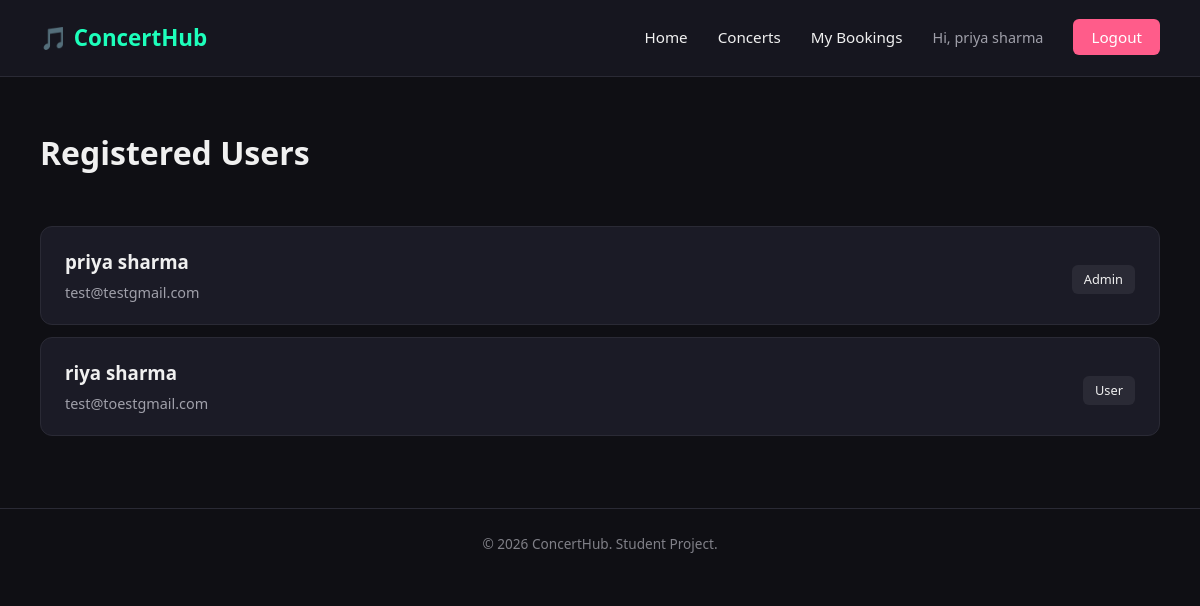
Page /admin/users (signed in) on the committed database.
### tables this page shows
CREATE TABLE users (
        id INTEGER PRIMARY KEY AUTOINCREMENT,
        name TEXT NOT NULL,
        email TEXT NOT NULL UNIQUE,
        password TEXT NOT NULL,
        role TEXT NOT NULL DEFAULT 'user'
    );

### app.py (the view)
@app.route('/admin/users')
@admin_required
def admin_users():
    connection = get_db_connection()
    users = connection.execute('SELECT id, name, email, role FROM users ORDER BY id').fetchall()
    connection.close()
    return render_template('admin-users.html', users=users)

### app.py (called while the page is built)
def get_db_connection():
    connection = sqlite3.connect('database/database.db')
    connection.row_factory = sqlite3.Row  # lets us access columns by name, not just by position
    return connection

def is_admin():
    return session.get('user_role') == 'admin'

def admin_required(f):
    @wraps(f)
    def decorated_function(*args, **kwargs):
        if 'user_id' not in session:
            return redirect(url_for('login'))
        if not is_admin():
            return "You do not have permission to access this page.", 403
        return f(*args, **kwargs)
    return decorated_function

### templates/admin-users.html (shortened to what this page needs)
{% extends "base.html" %}
{% block content %}
    <section class="page-header">
        <h1>Registered Users</h1>
    </section>
    <section class="admin-concert-list">
        {% for user in users %}
        <div class="admin-concert-row">
            <div>
                <h3>{{ user['name'] }}</h3>
                <p class="booking-meta">{{ user['email'] }}</p>
            </div>
            <span class="booking-status">{{ user['role'] }}</span>
        </div>
        {% endfor %}
    </section>
{% endblock %}

### templates/base.html (shortened to what this page needs)
<!DOCTYPE html>
<html lang="en">
<head>
    <link rel="stylesheet" href="{{ url_for('static', filename='css/style.css') }}">
</head>
<body>
    <nav class="navbar">
        <div class="nav-brand">🎵 ConcertHub</div>
        <ul class="nav-links">
            <li><a href="{{ url_for('home') }}" class="{% block nav_home %}{% endblock %}">Home</a></li>
            <li><a href="{{ url_for('concerts') }}" class="{% block nav_concerts %}{% endblock %}">Concerts</a></li>
            <li><a href="{{ url_for('my_bookings') }}">My Bookings</a></li>
            {% if session.user_id %}
    <li><span class="nav-username">Hi, {{ session.user_name }}</span></li>
    <li><a href="{{ url_for('logout') }}" class="btn-login">Logout</a></li>
{% else %}
    <li><a href="{{ url_for('login') }}" class="btn-login {% block nav_login %}{% endblock %}">Login</a></li>
{% endif %}
        </ul>
    </nav>
{% block content %}{% endblock %}
    <footer class="footer">
        <p>&copy; 2026 ConcertHub. Student Project.</p>
    </footer>
</body>
</html>

### static/css/style.css (style rules this page uses)
* { margin: 0; padding: 0; box-sizing: border-box; }
body { font-family: 'Segoe UI', Arial, sans-serif; background-color: #0f0f14; color: #f0f0f0; line-height: 1.6; }
.navbar { display: flex; justify-content: space-between; align-items: center; padding: 20px 40px; background-color: #16161f; border-bottom: 1px solid #2a2a35; }
.nav-brand { font-size: 1.4rem; font-weight: bold; color: #1dffbb; }
.nav-links { display: flex; list-style: none; gap: 30px; }
.nav-links a { color: #f0f0f0; text-decoration: none; font-size: 0.95rem; }
.btn-login { background-color: #ff5c8a; color: #fff !important; padding: 8px 18px; border-radius: 6px; }
.footer { text-align: center; padding: 24px; color: #808088; font-size: 0.85rem; border-top: 1px solid #2a2a35; }
.page-header { padding: 50px 40px 20px; }
.page-header h1 { font-size: 2rem; margin-bottom: 8px; }
.nav-username { color: #a0a0aa; font-size: 0.9rem; }
.booking-meta { color: #a0a0aa; font-size: 0.9rem; margin-top: 4px; }
.booking-status { display: inline-block; margin-top: 8px; padding: 4px 12px; background-color: #2a2a35; border-radius: 6px; font-size: 0.8rem; text-transform: capitalize; }
.admin-concert-list { padding: 20px 40px 60px; }
.admin-concert-row { background-color: #1b1b26; border: 1px solid #2a2a35; border-radius: 12px; padding: 20px 24px; display: flex; justify-content: space-between; align-items: center; margin-bottom: 12px; }

### rows in the picture
users: user_name "priya sharma", name "priya sharma", email "test@testgmail.com", role "Admin"
users: name "riya sharma", email "test@toestgmail.com", role "User"
